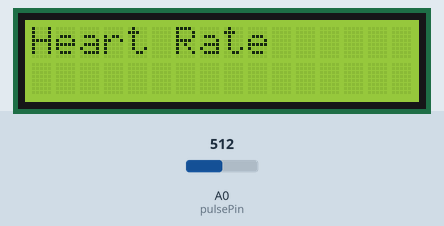
Recording of a sketch running on a simulated Arduino Uno, built with avr-gcc and run on an emulated ATmega328P. Parts: 16×2 character LCD. The test bench sets the inputs (shaded band); at power-on: A0 (pulsePin) = 512.

Above: at 0.1 s.
At 10.1 s:
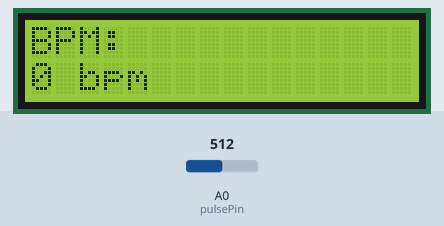

The sketch:

exp2.ino
```cpp
#include <Wire.h>
#include <LiquidCrystal_I2C.h>

LiquidCrystal_I2C lcd(0x27, 16, 2); // Try 0x27 or 0x3F if not working
// SDA A4, SCL A5
int pulsePin = A0;
int threshold = 550;

int bpm = 0;
int beatCount = 0;

unsigned long lastBeatTime = 0;
unsigned long lastCalcTime = 0;

void setup() {
  lcd.init();
  lcd.backlight();

  pinMode(pulsePin, INPUT);

  lcd.setCursor(0, 0);
  lcd.print("Heart Rate");
  delay(2000);
  lcd.clear();
}

void loop() {
  int signal = analogRead(pulsePin);

  if (signal > threshold) {
    unsigned long currentTime = millis();

    if (currentTime - lastBeatTime > 300) { // debounce
      beatCount++;
      lastBeatTime = currentTime;
    }
  }

  // Calculate BPM every 10 seconds
  if (millis() - lastCalcTime >= 10000) {
    bpm = beatCount * 6;
    beatCount = 0;
    lastCalcTime = millis();

    lcd.clear();
    lcd.setCursor(0, 0);
    lcd.print("BPM:");

    lcd.setCursor(0, 1);
    lcd.print(bpm);
    lcd.print(" bpm");
  }
}
```
